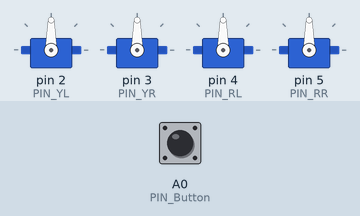
A sketch run on a simulated Arduino Nano, built with avr-gcc and run on an emulated ATmega328P. Parts: 4 × servo. The test bench sets the inputs (shaded band); at power-on: A0 (PIN_Button) LOW.

Above: at 1.3 s.
1.4 s: A0 (PIN_Button) pulled HIGH for 0.15 s
At 1.55 s:
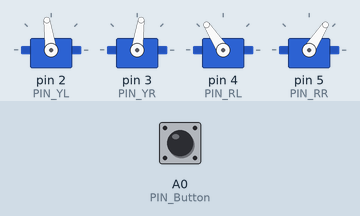
4.4 s: A0 (PIN_Button) pulled HIGH for 3.2 s
9.1 s: A0 (PIN_Button) pulled HIGH for 1 s
12.3 s: A0 (PIN_Button) pulled HIGH for 0.15 s
At 13.19 s:
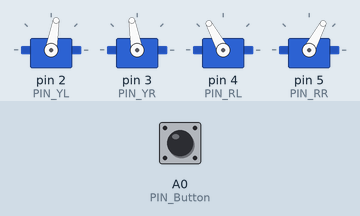
Timing chart, 0 to 16.3 s (numbered marks = the images above; inputs shaded):
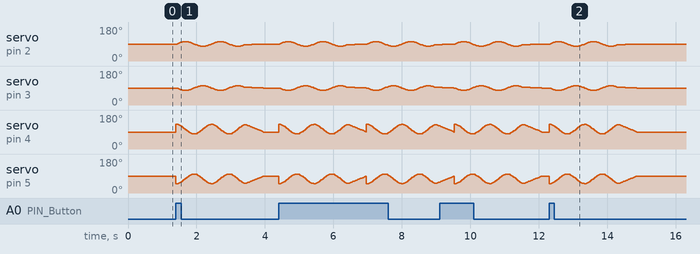

The sketch:

touch-simple.ino
```cpp
#include <Otto9.h>
Otto9 Otto;

volatile bool buttonPushed = false;

#define PIN_Button A0
#define PIN_YL 2 // left leg, servo[0]
#define PIN_YR 3 // right leg, servo[1]
#define PIN_RL 4 // left foot, servo[2]
#define PIN_RR 5 // right foot, servo[3]
#define PIN_Trigger 8 // ultrasound
#define PIN_Echo 9 // ultrasound
#define PIN_Buzzer  13 //buzzer

void setup() {
  Otto.init(PIN_YL, PIN_YR, PIN_RL, PIN_RR, true, A6, PIN_Buzzer, PIN_Trigger, PIN_Echo);
}

void loop() {
  if (digitalRead(PIN_Button)) {
    for (int count=0 ; count<2 ; count++) {
      Otto.flapping(1, 1000, 25, -1);
    }
  }
  Otto.home();

}
```
